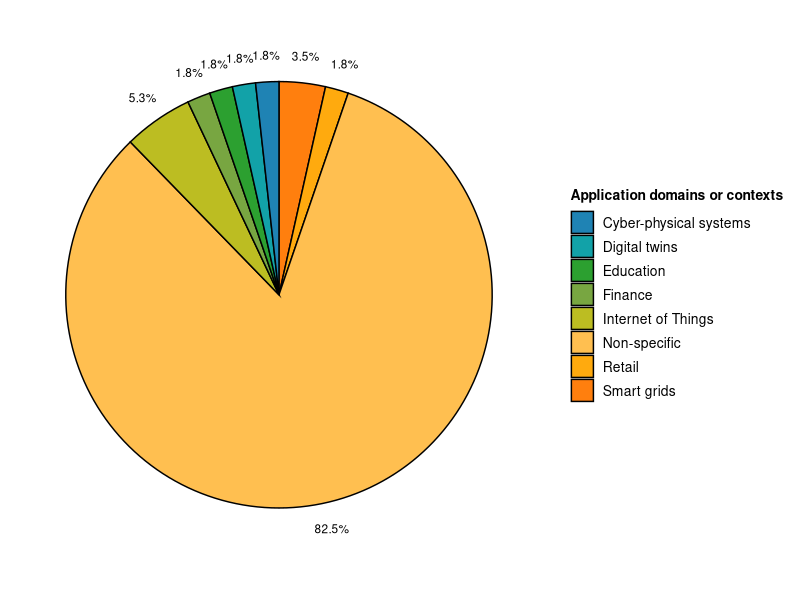

Source code (R):
install.packages(c("ggplot2", "ggpubr", "ggthemes", "scales"))

library(ggplot2)
library(ggpubr)
library(ggthemes) # https://github.com/EmilHvitfeldt/r-color-palettes
library(scales)

domains <- c("Non-specific", "Smart grids", "Internet of Things", "Cyber-physical systems", "Retail", "Education", "Finance", "Digital twins")
numpapers <- c(47, 2, 3, 1, 1, 1, 1, 1)
data <- data.frame(domains, numpapers)

piechart <- ggpie(data, "numpapers", label=percent(data$numpapers/sum(numpapers), accuracy=.1), fill="domains") + theme(legend.position="right", legend.box.spacing=unit(12, "pt"), legend.title=element_text(size=10, face="bold"), legend.text=element_text(size=10), axis.text.x=element_text(size=8.5)) + guides(fill=guide_legend(title="Application domains or contexts")) + scale_fill_tableau(palette = "Classic Cyclic")
piechart

ggarrange(piechart) %>% ggexport(filename="domains.png")

